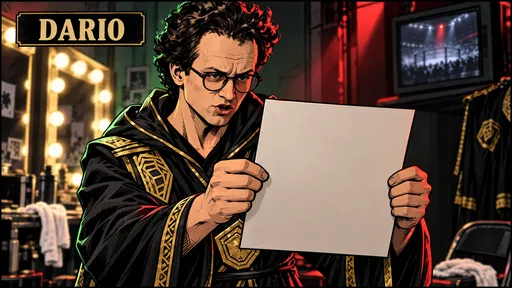
#> input picture ez/tools/concepts/worlds/comic/story/gr/ref-dario-B-drawnfirst.png, 512 x 288 px, given in place of full-390.png, which was not available
$ python board.py ../gr ../gr/ref-dario-A-3dfirst.png
#> lines starting #> are read from the running program, lines starting #| are printed output that depends on the picture; pictures that were not available may be replaced by others from this repository, and a replacement may not be noted
# /usr/bin/python3 board.py <shots dir> <ez dir>: phone and desktop boards for z2 (Silver/Bronze Age issue), split under 7800 px
import sys
from PIL import Image,ImageDraw,ImageFont
D,E=sys.argv[1],sys.argv[2]
F=ImageFont.truetype('/usr/share/fonts/truetype/dejavu/DejaVuSans-Bold.ttf',26)
def board(src,name,label):
#> called with src = '../gr/full-390.png', name = 'phone'
  im=Image.open(src).convert('RGB');W,H=im.size;LIM=7800-70;parts=[]
#> in board, im is the input picture: PIL image 512x288 RGB; mean R, G, B 89.9, 69.1, 56.4
#> after `W, H = im.size`: W = 512; H = 288
  y=0
  while y<H:parts.append(im.crop((0,y,W,min(H,y+LIM))));y+=LIM
#> after the loop, parts = 1 item; y = 7730
  for i,p in enumerate(parts):
    B=Image.new('RGB',(W,p.height+70),'#1b1820');d=ImageDraw.Draw(B)
    d.text((20,20),label+(f'  ({i+1}/{len(parts)})' if len(parts)>1 else ''),fill='#fdbc2a',font=F);B.paste(p,(0,70))
    out=f'{E}/x2p-x3p-wow-z2-{name}'+(f'-{i+1}' if len(parts)>1 else '')+'.png';B.save(out,optimize=True);print(out,B.size)
#> this loop made 1 pass
#| ../gr/ref-dario-A-3dfirst.png/x2p-x3p-wow-z2-phone.png (512, 358)
#> pass 1, in board, `B = Image.new('RGB', (W, p.height + 70), '#1b1820')`:
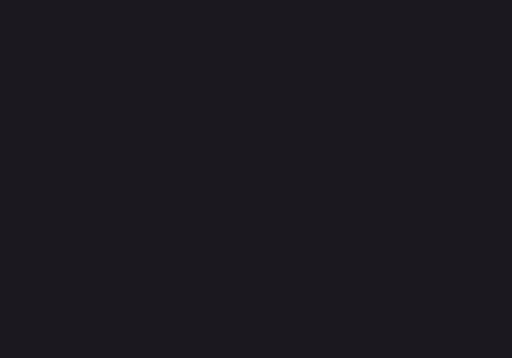
#> B: PIL image 512x358 RGB; mean R, G, B 27, 24, 32
#> pass 1, in board, `out = f'{E}/x2p-x3p-wow-z2-{name}' + (f'-{i + 1}' if len(parts) > 1 el`:
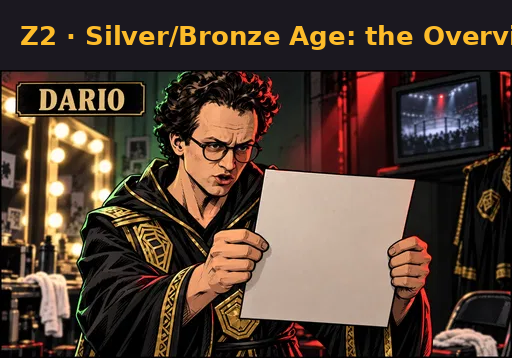
#> saved as x2p-x3p-wow-z2-phone.png: PIL image 512x358 RGB; mean R, G, B 82, 63.5, 51.8
board(f'{D}/full-390.png','phone','Z2 · Silver/Bronze Age: the Overview as one issue · 390')
board(f'{D}/full-1280.png','desktop','Z2 · Silver/Bronze Age: the Overview as one issue · 1280')
#> call 2 of board, with src = '../gr/full-1280.png', name = 'desktop'
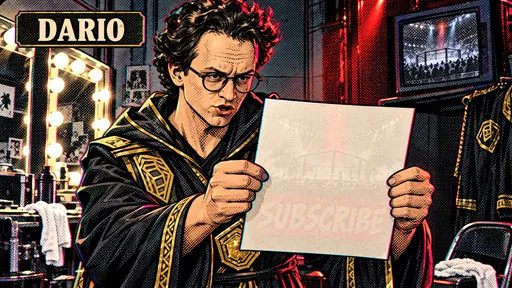
#> input picture ez/tools/concepts/worlds/comic/story/gr/ref-dario-A-3dfirst.png, 512 x 288 px, given in place of full-1280.png, which was not available
#> in board, im is the input picture: PIL image 512x288 RGB; mean R, G, B 104.9, 84.1, 73.6
#> the loop in board (call 2), `for i,p in enumerate(parts):` made 1 pass
#| ../gr/ref-dario-A-3dfirst.png/x2p-x3p-wow-z2-desktop.png (512, 358)
#> pass 1, in board (call 2), `out = f'{E}/x2p-x3p-wow-z2-{name}' + (f'-{i + 1}' if len(parts) > 1 el`:
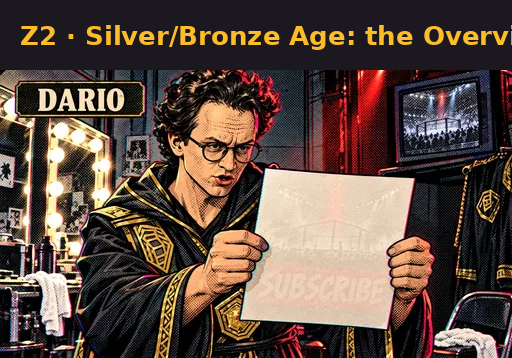
#> saved as x2p-x3p-wow-z2-desktop.png: PIL image 512x358 RGB; mean R, G, B 94.1, 75.6, 65.6
